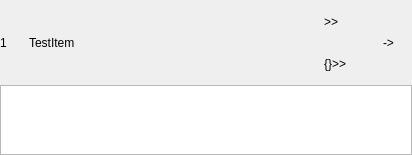
<?xml version="1.0" encoding="UTF-8"?>
<ui version="4.0">
 <class>Dialog</class>
 <widget class="QDialog" name="Dialog">
  <property name="geometry">
   <rect>
    <x>0</x>
    <y>0</y>
    <width>412</width>
    <height>155</height>
   </rect>
  </property>
  <property name="windowTitle">
   <string>Dialog</string>
  </property>
  <layout class="QGridLayout" name="gridLayout">
   <property name="leftMargin">
    <number>0</number>
   </property>
   <property name="topMargin">
    <number>0</number>
   </property>
   <property name="rightMargin">
    <number>0</number>
   </property>
   <property name="bottomMargin">
    <number>0</number>
   </property>
   <property name="spacing">
    <number>0</number>
   </property>
   <item row="0" column="0">
    <layout class="QVBoxLayout" name="verticalLayout" stretch="2,1">
     <property name="spacing">
      <number>0</number>
     </property>
     <item>
      <layout class="QHBoxLayout" name="horizontalLayout" stretch="1,10,2,1">
       <property name="spacing">
        <number>0</number>
       </property>
       <item>
        <widget class="QLabel" name="labelNumber">
         <property name="text">
          <string>1</string>
         </property>
        </widget>
       </item>
       <item>
        <widget class="QLabel" name="labelItemName">
         <property name="text">
          <string>TestItem</string>
         </property>
        </widget>
       </item>
       <item>
        <layout class="QVBoxLayout" name="verticalLayout_2">
         <property name="spacing">
          <number>0</number>
         </property>
         <item>
          <widget class="QLabel" name="labelStepTest">
           <property name="text">
            <string>&gt;&gt;</string>
           </property>
          </widget>
         </item>
         <item>
          <widget class="QLabel" name="labelContinueToThisStepTest">
           <property name="text">
            <string>{}&gt;&gt;</string>
           </property>
          </widget>
         </item>
        </layout>
       </item>
       <item>
        <widget class="QLabel" name="labelShowCmdList">
         <property name="text">
          <string>-&gt;</string>
         </property>
        </widget>
       </item>
      </layout>
     </item>
     <item>
      <layout class="QHBoxLayout" name="horizontalLayout_2">
       <item>
        <widget class="QTextEdit" name="textEditLog"/>
       </item>
      </layout>
     </item>
    </layout>
   </item>
  </layout>
 </widget>
 <resources/>
 <connections/>
</ui>
